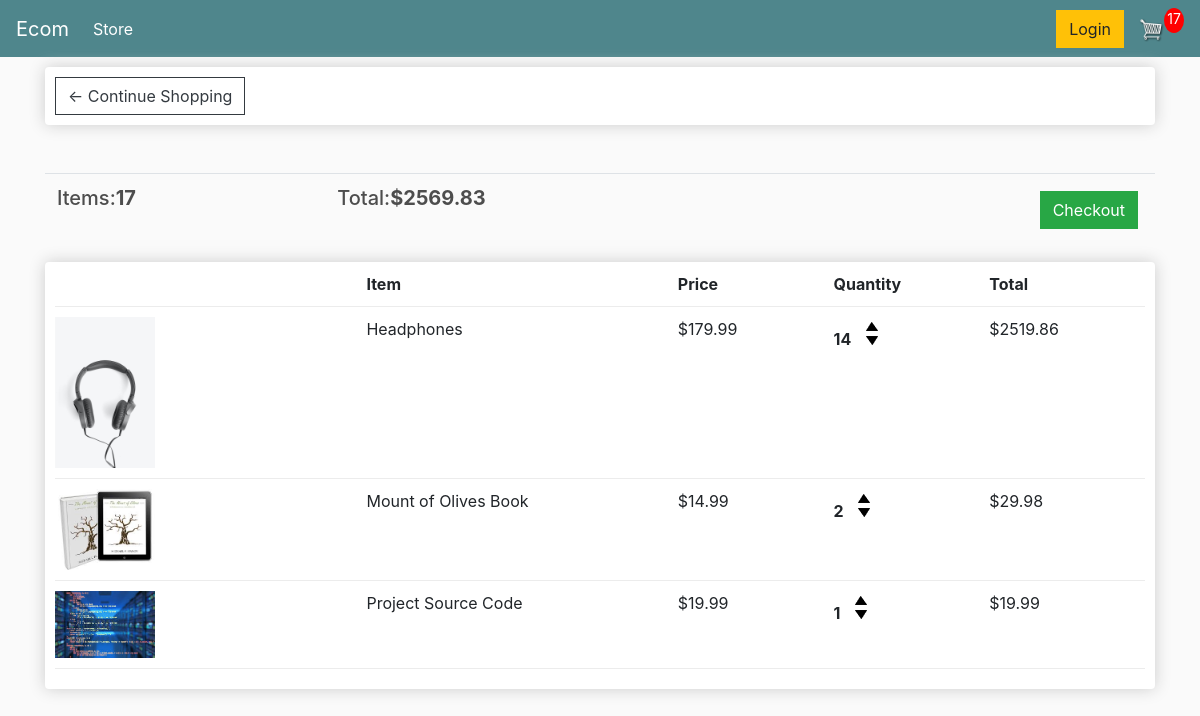
The app's page /cart/ (signed in) with its own data.
### ecommerceapp/models.py (models this page shows, shortened)
class Order(models.Model):
    customer = models.ForeignKey(Customer, on_delete=models.SET_NULL, blank=True, null=True)
    date_ordered= models.DateTimeField(auto_now_add=True)
    complete = models.BooleanField(default=False, null=True, blank=False)
    transaction_id = models.CharField(max_length=200, null=True)
    @property
    def get_cart_total(self):
        orderitems = self.orderitem_set.all()
        total = sum([item.get_total for item in orderitems])
        return total
    @property
    def get_cart_items(self):
        orderitems = self.orderitem_set.all()
        total = sum([item.quantity for item in orderitems])
        return total

class OrderItem(models.Model):
    product = models.ForeignKey(Product, on_delete=models.SET_NULL, blank=True, null=True)
    order = models.ForeignKey(Order, on_delete=models.SET_NULL, blank=True, null=True)
    quantity = models.IntegerField(default=0, null=True, blank=True)
    date_added = models.DateTimeField(auto_now_add=True)
    @property
    def get_total(self):
        total = self.product.price * self.quantity
        return total

class Product(models.Model):
    name = models.CharField(max_length=200, null=True)
    price = models.DecimalField(max_digits=10, decimal_places=2)
    digital = models.BooleanField(default=False, null=True, blank=False)
    image = models.ImageField(null=True, blank=True)
    @property
    def imageURL(self):
        try:
            url = self.image.url
        except:
            url = ''
        return url

### ecommerceapp/views.py (the view)
# urls.py: path('cart/', views.cart, name='cart'),
def cart(request):
    data = cartData(request)
    cartItems = data['cartItems']
    order = data['order']
    items = data['items']
    context={'items':items, 'order': order, 'cartItems': cartItems}
    return render(request,'stores/cart.html', context)

### ecommerceapp/utils.py (called while the page is built)
def cartData(request):
    if request.user.is_authenticated:
        customer = request.user.customer
        order, created = Order.objects.get_or_create(customer=customer, complete=False)
        items = order.orderitem_set.all()
        cartItems = order.get_cart_items
    else:
        cookieData = cookieCart(request)
        cartItems = cookieData['cartItems']
        order = cookieData['order']
        items = cookieData['items']
    return {'cartItems': cartItems, 'order': order, 'items': items}

### templates/stores/cart.html
{%extends 'stores/main.html'%}
{%load static%}
{%block content%}
<div class="row">
    <div class="col-lg-12">
        <div class="box-element">
            <a class="btn btn-outline-dark" href="{% url 'store'%}">&#x2190; Continue Shopping</a>
        </div>
        <br>
        <br>
        <table class="table">
            <tr>
                <th><h5>Items:<strong>{{order.get_cart_items}}</strong></h5></th>
                <th><h5>Total:<strong>${{order.get_cart_total|floatformat:2}}</strong></h5></th>
                <th>
                    <a style="float:right; margin:5px" class="btn btn-success" href="{% url 'checkout'%}"> Checkout</a>
                </th>
            </tr>
        </table>
        <div class="box-element">
            <div class="cart-row">
                <div style="flex:2"><strong></strong></div>
                <div style="flex:2"><strong>Item</strong></div>
                <div style="flex:1"><strong>Price</strong></div>
                <div style="flex:1"><strong>Quantity</strong></div>
                <div style="flex:1"><strong>Total</strong></div>
            </div>
            {% for item in items %}
            <div class="cart-row">
                <div style="flex:2"><img class="row-image" src="{{item.product.imageURL}}"></div>
                <div style="flex:2">{{item.product.name}}</div>
                <div style="flex:1">${{item.product.price|floatformat:2}}</div>
                <div style="flex:1">
                    <p class="quantity">{{item.quantity}}</p>
                    <div class="quantity">
                        <img data-product={{item.product.id}} data-action="add" class="chg-quantity update-cart" src="{%static 'images/arrow-up.png'%}">
                        <img data-product={{item.product.id}} data-action="remove" class="chg-quantity update-cart" src="{%static 'images/arrow-down.png'%}">
                    </div>
                </div>
                <div style="flex:1">${{item.get_total}}</div>
            </div>
            {% endfor %}
        </div>
    </div>
</div>
{%endblock content%}

### static/css/main.css (style rules this page uses)
body { background-color: hsl(0, 0%, 98%); }
h1,h2,h3,h4,h5,h6 { color:hsl(0, 0%, 30%); }
.box-element { box-shadow:hsl(0, 0%, 80%) 0 0 16px; background-color: #fff; border-radius: 4px; padding: 10px; }
.col-lg-4, .col-lg-6, .col-lg-8, .col-lg-12 { margin-top: 10px; }
.btn { border-radius: 0; }
.row-image { width: 100px; }
.cart-row { display: flex; align-items: flex-stretch; padding-bottom: 10px; margin-bottom: 10px; border-bottom: 1px solid #ececec; }
.quantity { display: inline-block; font-weight: 700; padding-right:10px; }
.chg-quantity { width: 12px; cursor: pointer; display: block; margin-top: 5px; transition:.1s; }

### records on screen
Order: get_cart_items "17", get_cart_total "2569.83"
OrderItem: product.imageURL (picture), product.name "Headphones", product.price "179.99", quantity "14", get_total "2519.86"
OrderItem: product.imageURL (picture), product.name "Mount of Olives Book", product.price "14.99", quantity "2", get_total "29.98"
OrderItem: product.imageURL (picture), product.name "Project Source Code", product.price "19.99", quantity "1", get_total "19.99"

### other values on screen
{{ cartItems }} "17"
